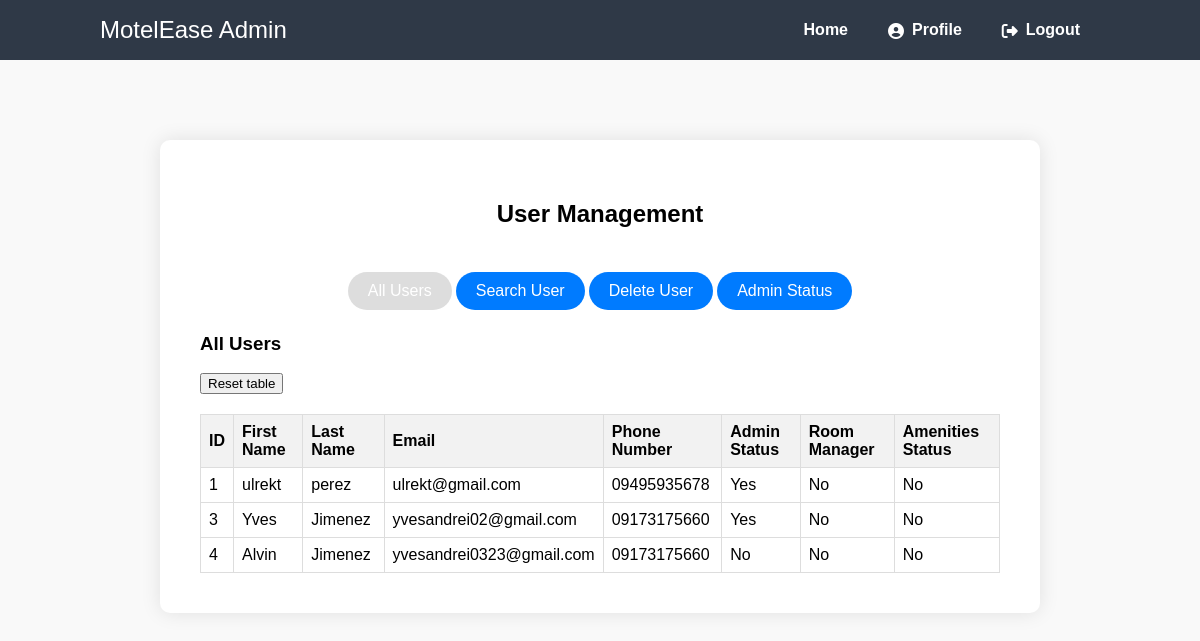
/ITPROGhotel/php/user_management.php (signed in), run on the app's committed database.
### tables this page shows
CREATE TABLE `user` (
  `id` int NOT NULL,
  `firstName` varchar(50) NOT NULL,
  `lastName` varchar(50) NOT NULL,
  `email` varchar(50) NOT NULL,
  `phoneNumber` varchar(13) NOT NULL,
  `password` varchar(200) NOT NULL,
  `profilePicture` mediumblob NOT NULL,
  `admin_checker` int NOT NULL,
  `room_manager` int DEFAULT '0',
  `amenities_manager` int DEFAULT '0'
);

### ITPROGhotel/php/user_management.php (the view, shortened to what this page needs)
<?php
$conn = new mysqli('localhost', 'root', '', 'itproghs');
function getUsers() {
    global $conn;
    $result = $conn->query("SELECT * FROM user");
    return $result->fetch_all(MYSQLI_ASSOC);
}
$allUsers = getUsers();
$users = $allUsers;
?>
<!DOCTYPE html>
<html>
<head>
    <link href="../usermgmt.css" rel="stylesheet" type="text/css">
    <link rel="stylesheet" href="https://cdnjs.cloudflare.com/ajax/libs/font-awesome/6.2.0/css/all.min.css">
</head>
<body>
    <nav class="navtop">
		<div>
			<h1>MotelEase Admin</h1>
			<a href="admin_home.php">Home</a>
			<a href="admin_profile.php"><i class="fas fa-user-circle"></i>Profile</a>
			<a href="logout.php"><i class="fas fa-sign-out-alt"></i>Logout</a>
		</div>
	</nav>
    <div class="container">
        <h2>User Management</h2>
        <div class="toggle-container">
            <button class="active" onclick="showForm('all-users-form')">All Users</button>
            <button onclick="showForm('search-form')">Search User</button>
            <button onclick="showForm('delete-form')">Delete User</button>
            <button onclick="showForm('admin-status-form')">Admin Status</button>
        </div>
        <div id="all-users-form" class="form-container active">
            <h3>All Users</h3>
                <form action="user_management.php" method="post">
                    <button type="">Reset table</button>
                </form>
            <table>
                <tr>
                    <th>ID</th>
                    <th>First Name</th>
                    <th>Last Name</th>
                    <th>Email</th>
                    <th>Phone Number</th>
                    <th>Admin Status</th>
                    <th>Room Manager</th>
                    <th>Amenities Status</th>
                </tr>
                <?php foreach ($users as $user): ?>
                <tr>
                    <td><?= $user['id']; ?></td>
                    <td><?= $user['firstName']; ?></td>
                    <td><?= $user['lastName']; ?></td>
                    <td><?= $user['email']; ?></td>
                    <td><?= $user['phoneNumber']; ?></td>
                    <td><?= $user['admin_checker'] ? 'Yes' : 'No'; ?></td>
                    <td><?= $user['room_manager'] ? 'Yes' : 'No'; ?></td>
                    <td><?= $user['amenities_manager'] ? 'Yes' : 'No'; ?></td>
                </tr>
                <?php endforeach; ?>
            </table>
        </div>
</div>
</body>
</html>

### ITPROGhotel/usermgmt.css (style rules this page uses)
body { font-family: 'Montserrat', sans-serif; background-color: #f9f9f9; margin: 0; padding: 0; }
.navtop { background-color: #2f3947; height: 60px; width: 100%; border: 0; }
.navtop div { display: flex; margin: 0 auto; width: 1000px; height: 100%; }
.navtop div h1, .navtop div a { display: inline-flex; align-items: center; }
.navtop div h1 { flex: 1; font-size: 24px; padding: 0; margin: 0; color: #fff; font-weight: normal; }
.navtop div a { padding: 0 20px; text-decoration: none; color: #fff; font-weight: bold; }
.navtop div a i { padding: 2px 8px 0 0; }
.container { background-color: white; padding: 40px; border-radius: 10px; box-shadow: 0 0 20px rgba(0, 0, 0, 0.1); width: 100%; max-width: 800px; display: flex; flex-direction: column; align-items: center; margin: 80px auto; }
.form-container { width: 100%; display: none; }
.form-container.active { display: block; }
.toggle-container { display: flex; justify-content: center; margin-top: 20px; }
.toggle-container button { background-color: #007BFF; border: none; padding: 10px 20px; text-align: center; text-decoration: none; display: inline-block; font-size: 16px; margin: 4px 2px; cursor: pointer; border-radius: 25px; color: white; transition: background-color 0.3s ease, transform 0.3s ease; }
.toggle-container button.active { background-color: #0056b3; }
table { width: 100%; border-collapse: collapse; margin-top: 20px; }
th, td { border: 1px solid #ddd; padding: 8px; }
th { background-color: #f2f2f2; text-align: left; }

### ITPROGhotel/php/user_management.php (style rules this page uses)
.form-container { display: none; }
.form-container.active { display: block; }
.toggle-container button.active { background-color: #ddd; }

### data on the page
user: id "1", firstName "ulrekt", lastName "perez", email "ulrekt@gmail.com", phoneNumber "09495935678", admin_checker "Yes", room_manager "No", amenities_manager "No"
user: id "3", firstName "Yves", lastName "Jimenez", email "yvesandrei02@gmail.com", phoneNumber "09173175660", admin_checker "Yes", room_manager "No", amenities_manager "No"
user: id "4", firstName "Alvin", lastName "Jimenez", email "yvesandrei0323@gmail.com", phoneNumber "09173175660", admin_checker "No", room_manager "No", amenities_manager "No"
